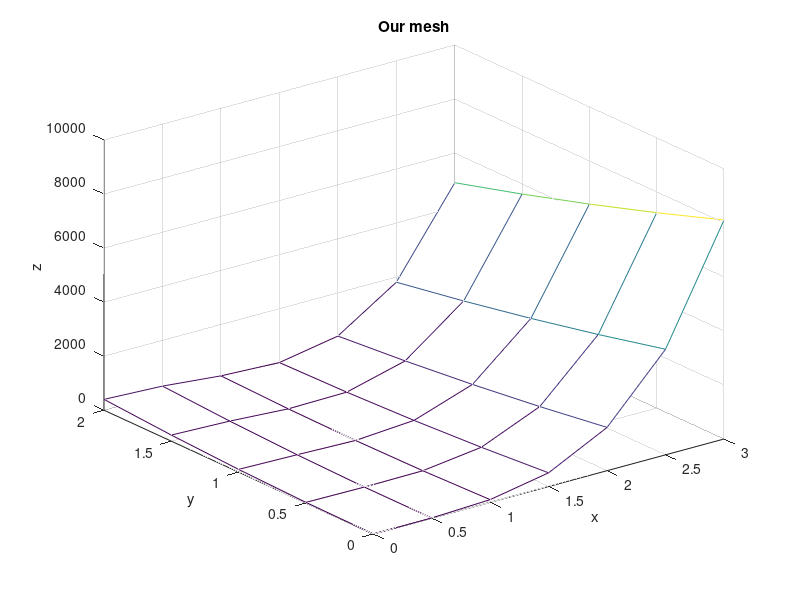
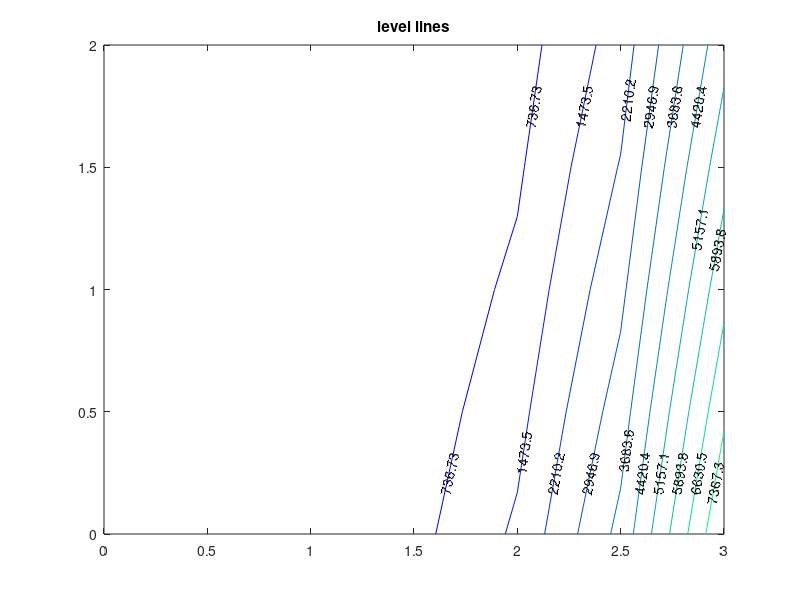

Write the MATLAB code that produced these figures, in order.
figure(1)
X = 0:0.5:3; 
Y = 0:0.5:2; 
[x,y] = meshgrid(X,Y); 
z = (1-x).^2 + 100*(y-x.^2).^2; 
figure(1) 
mesh(x,y,z); 
xlabel('x'); 
ylabel('y'); 
zlabel('z'); 
title('Our mesh')


figure(2)
contour(x,y,z,'showtext', 'on');
title('level lines')
colormap("winter")